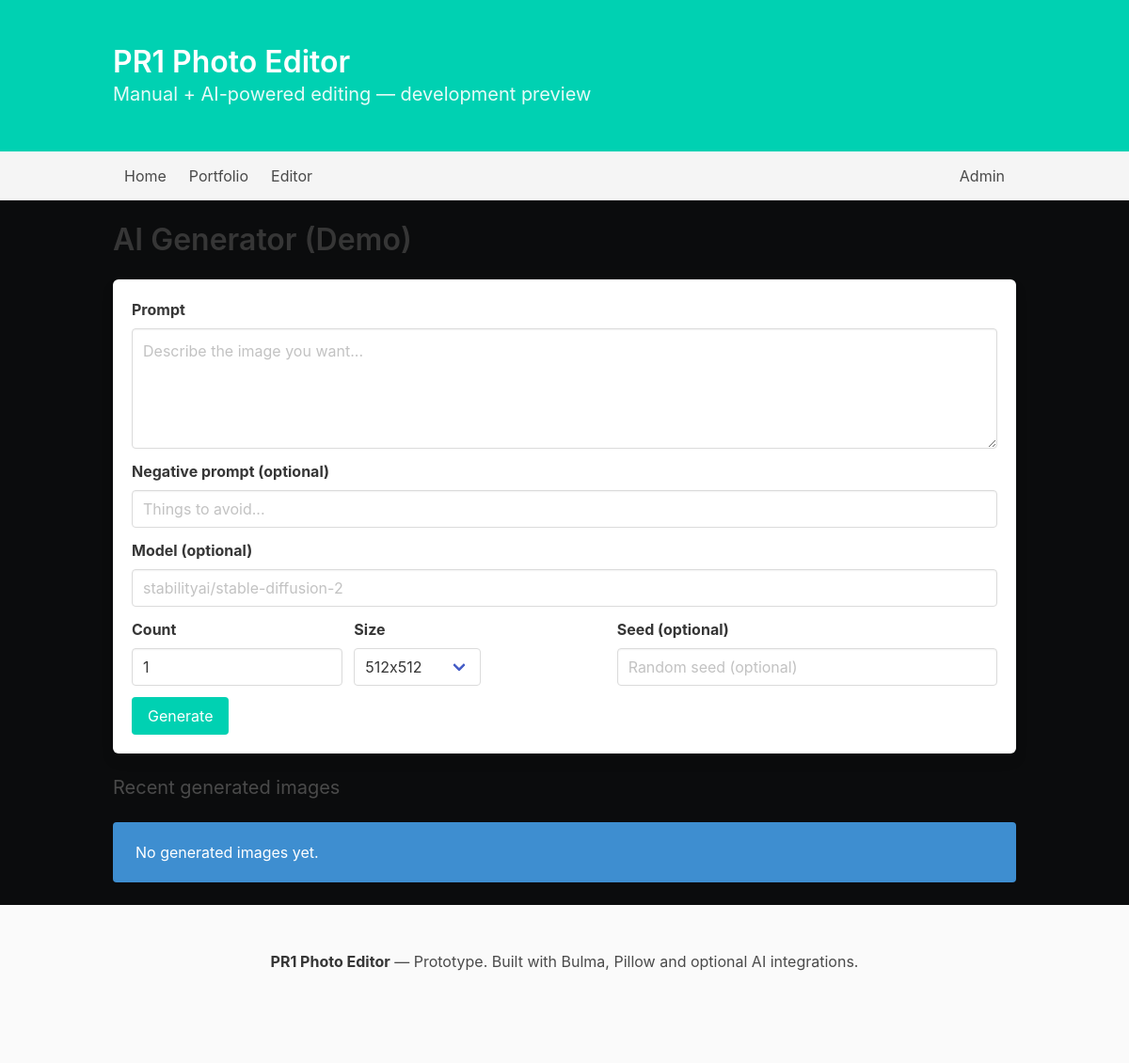
The page /editor/generator/ on the database as committed earlier.
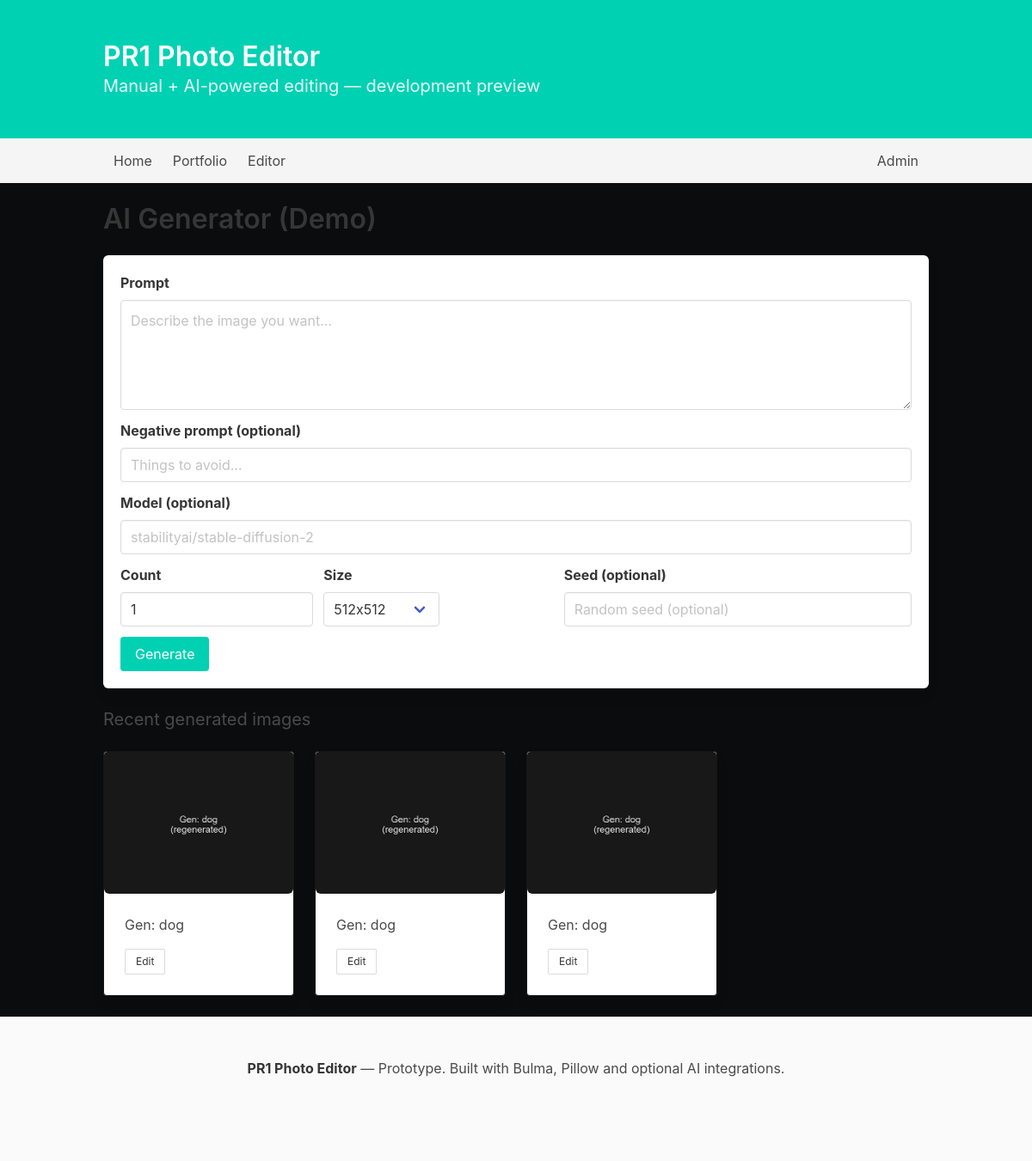
The same page on the database as committed later.
### editor/models.py (models this page shows, shortened)
class Asset(models.Model):
    title = models.CharField(max_length=255, blank=True)
    image = models.ImageField(upload_to='uploads/')
    processed_image = models.ImageField(upload_to='processed/', null=True, blank=True)
    tags = models.JSONField(default=list, blank=True)
    metadata = models.JSONField(default=dict, blank=True)
    created_at = models.DateTimeField(default=timezone.now)

### editor/views.py (the view)
# urls.py: path('generator/', views.generator_page, name='generator'),
def generator_page(request):
    recent = Asset.objects.filter(title__startswith='Gen:').order_by('-created_at')[:24]
    return render(request, 'editor/generator.html', {'recent': recent})

### editor/templates/editor/generator.html (shortened to what this page needs)
{% extends 'base.html' %}
{% block content %}
<div class="level">
  <div class="level-left">
    <div class="level-item">
      <h1 class="title is-3">AI Generator (Demo)</h1>
    </div>
  </div>
</div>
<div class="box">
  <form id="gen-form" method="post" action="{% url 'editor:generator_create' %}">
    <div class="field">
      <label class="label">Prompt</label>
      <div class="control">
        <textarea class="textarea" name="prompt" placeholder="Describe the image you want..."></textarea>
      </div>
    </div>
    <div class="field">
      <label class="label">Negative prompt (optional)</label>
      <div class="control">
        <input class="input" name="negative_prompt" placeholder="Things to avoid...">
      </div>
    </div>
    <div class="field">
      <label class="label">Model (optional)</label>
      <div class="control">
        <input class="input" name="model" placeholder="stabilityai/stable-diffusion-2">
      </div>
    </div>
    <div class="field is-horizontal">
      <div class="field-body">
        <div class="field">
          <label class="label">Count</label>
          <div class="control">
            <input class="input" name="count" type="number" value="1" min="1" max="6">
          </div>
        </div>
        <div class="field">
          <label class="label">Size</label>
          <div class="control">
            <div class="select">
              <select name="size">
                <option>512x512</option>
              </select>
            </div>
          </div>
        </div>
        <div class="field">
          <label class="label">Seed (optional)</label>
          <div class="control">
            <input class="input" name="seed" type="number" placeholder="Random seed (optional)">
          </div>
        </div>
      </div>
    </div>
    <div class="field">
      <div class="control">
        <button id="gen-btn" class="button is-primary" type="submit">Generate</button>
      </div>
    </div>
  </form>
</div>
<h2 class="subtitle">Recent generated images</h2>
<div id="gen-results" class="columns is-multiline">
  {% for a in recent %}
  <div class="column is-one-quarter">
    <div class="card">
      <div class="card-image">
        <figure class="image is-4by3">
          <img src="{{ a.image.url }}" alt="{{ a.title }}">
        </figure>
      </div>
      <div class="card-content">
        <div class="content">
          <p class="is-6">{{ a.title }}</p>
          <a class="button is-small" href="{% url 'editor:edit' a.id %}">Edit</a>
        </div>
      </div>
    </div>
  </div>
  {% empty %}
  <div class="column">
    <div class="notification is-info">No generated images yet.</div>
  </div>
  {% endfor %}
</div>
{% endblock %}

### pr1/templates/base.html (shortened to what this page needs)
{% load static %}
<!doctype html>
<html lang="en">
  <head>
    <link rel="stylesheet" href="https://cdn.jsdelivr.net/npm/bulma@0.9.4/css/bulma.min.css">
    <link rel="stylesheet" href="https://cdnjs.cloudflare.com/ajax/libs/font-awesome/6.4.0/css/all.min.css">
  <link rel="stylesheet" href="{% static 'editor/style.css' %}">
  <link rel="stylesheet" href="{% static 'editor/home.css' %}">
  </head>
  <body>
    <section class="hero is-primary">
      <div class="hero-body">
        <div class="container">
          <h1 class="title">PR1 Photo Editor</h1>
          <h2 class="subtitle">Manual + AI-powered editing — development preview</h2>
        </div>
      </div>
    </section>
    <nav class="navbar is-light" role="navigation" aria-label="main navigation">
      <div class="navbar-menu is-active container">
        <div class="navbar-start">
          <a class="navbar-item" href="/">Home</a>
          <a class="navbar-item" href="/portfolio/">Portfolio</a>
          <a class="navbar-item" href="/editor/">Editor</a>
        </div>
        <div class="navbar-end">
          <a class="navbar-item" href="/admin/">Admin</a>
        </div>
      </div>
    </nav>
    <div class="container" style="margin-top:1.5rem;">
      {% block content %}{% endblock %}
    </div>
    <footer class="footer">
      <div class="content has-text-centered">
        <p>
          <strong>PR1 Photo Editor</strong> — Prototype. Built with Bulma, Pillow and optional AI integrations.
        </p>
      </div>
    </footer>
  </body>
</html>

### editor/static/editor/style.css (style rules this page uses)
.card .image img { object-fit: cover; }

### editor/static/editor/home.css (style rules this page uses)
body { background: #0b0c0d; }
.card { border: 1px solid #161718; }
.card-image img { border-radius: 6px; }

Rows that differ between the two databases and show on the page:
added Asset: image (picture), title "Gen: dog"
added Asset: image (picture), title "Gen: dog"
added Asset: image (picture), title "Gen: dog"
Other text that changed with them:
text no longer shown: "No generated images yet."
